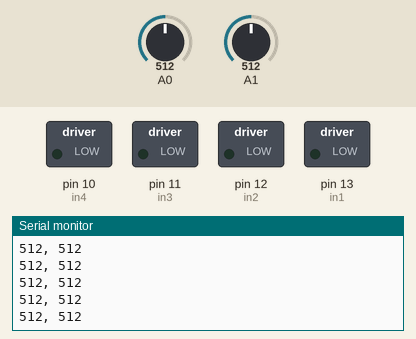
Recording of a sketch running on a simulated Arduino Uno, built with avr-gcc and run on an emulated ATmega328P. Shown: switched loads named in the sketch (green lamp = pin HIGH), the last lines printed to the serial monitor. The inputs (shaded band) are chosen by the test bench; at power-on: A0 = 512, A1 = 512.

Above: at 1.2 s.
1.3 s: A0 set to 993
At 2.0 s:
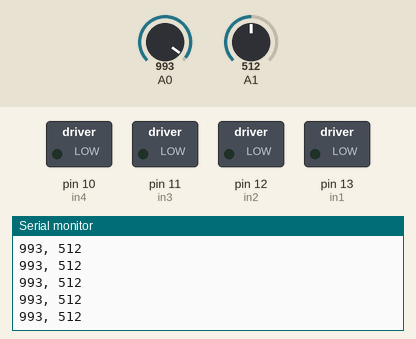
2.8 s: A0 set to 1012
At 3.9 s:
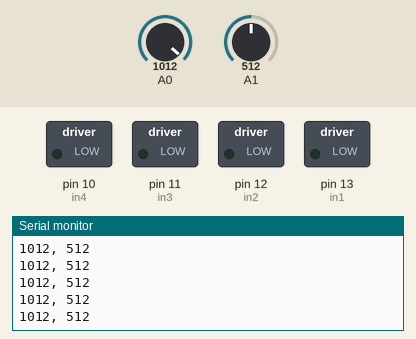
5.8 s: A1 set to 105
At 6.7 s:
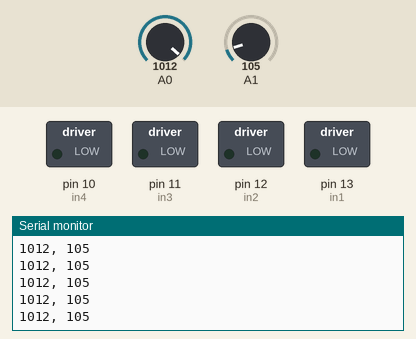
7.3 s: A1 set to 90
At 8.2 s:
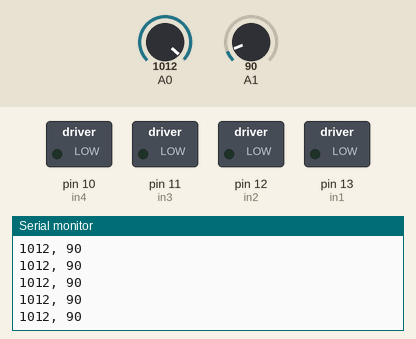
Timing chart, 0 to 9.8 s (numbered marks = the images above; inputs shaded):
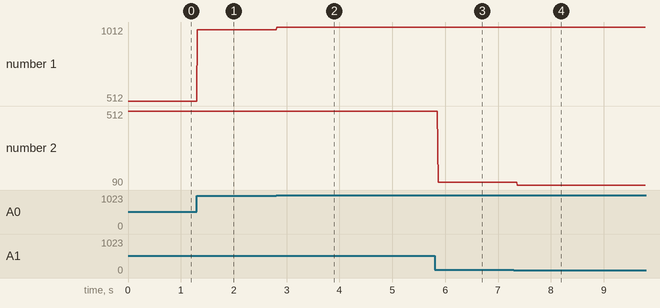

The sketch:

Reading_Potentiometers.ino
```cpp
/* The purpose of this code is to control the DC motors in the Bearing Demo apparatus.
 *
 * This code is owned by ATTAR and was written by Reuben Praveen.
 * Last modified 15/08/2022 by Nicholas Lamanna
 */

// defining required pins for motor control (10-13) and potentiometer inputs (5-6)
int in1=13;
int in2=12;
int in3=11;
int in4=10;
int speedPinA=6;
int speedPinB=5;

void setup()
{
 pinMode(in1,OUTPUT);
 pinMode(in2,OUTPUT);
 pinMode(in3,OUTPUT);
 pinMode(in4,OUTPUT);

 digitalWrite(in1,LOW);
 digitalWrite(in2,LOW);
 digitalWrite(in3,LOW);
 digitalWrite(in4,LOW);

 // initialize the serial port:
 Serial.begin(9600);
}

void loop()
{
 //reading potentiometers and using to set speeds
 int n1 = analogRead(A0); // 0 -> 1023
 int n2 = analogRead(A1); // 0 -> 1023

 Serial.print(n1);
 Serial.print(", ");
 Serial.println(n2);

 delay(10);
}
```

Measured:
- after the input at 1.3 s, the serial monitor: prints a new line at once (image 1)
- after the input at 2.8 s, the serial monitor: prints a new line at once (image 2)
- after the input at 5.8 s, the serial monitor: prints a new line after 0.07 s (image 3)
- after the input at 7.3 s, the serial monitor: prints a new line after 0.06 s (image 4)
- plotted number 1: 512 → 993 after the input at 1.3 s, 993 → 1012 after the input at 2.8 s
- plotted number 2: 512 → 105 after the input at 5.8 s, 105 → 90 after the input at 7.3 s
